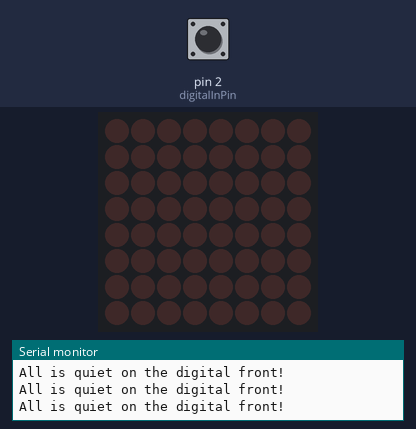
Simulated run of this sketch. Board: Arduino Uno, built with avr-gcc and run on an emulated ATmega328P. Parts: 8×8 LED matrix, the last lines printed to the serial monitor. Inputs (shaded band) come from the test bench; at power-on: pin 2 (digitalInPin) LOW.

Above: at 1.4 s.
1.5 s: pin 2 (digitalInPin) driven HIGH
At 1.86 s:
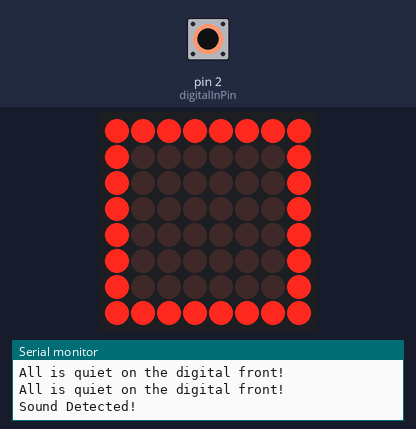
At 2.63 s:
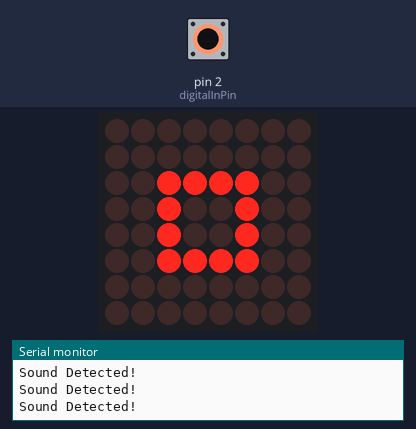
3.2 s: pin 2 (digitalInPin) driven LOW
4.7 s: pin 2 (digitalInPin) pulsed HIGH 2 times (0.12 s each, 0.3 s apart)
At 4.8 s:
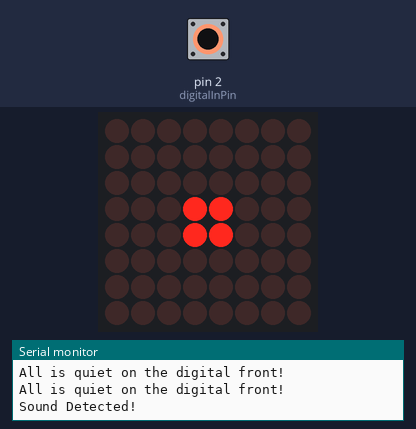
Timing chart, 0 to 7.7 s (numbered marks = the images above; inputs shaded):
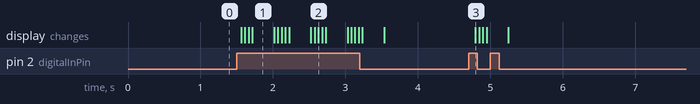

The sketch:

Program05.ino
```cpp
#include "LedControl.h"

const int digitalInPin = 2;
LedControl lc = LedControl(12,11,10,1);
int delaytime = 50;

void setup()
{
  Serial.begin(9600);
  pinMode(digitalInPin, INPUT);
  lc.shutdown(0,false);
  lc.setIntensity(0,8);
  lc.clearDisplay(0);
}

void loop()
{
  int sensorValue = digitalRead(digitalInPin);
  byte pattern0[8]={B00000000,B00000000,B00000000,B00000000,B00000000,B00000000,B00000000,B00000000};
  byte pattern1[8]={B00000000,B00000000,B00000000,B00011000,B00011000,B00000000,B00000000,B00000000};
  byte pattern2[8]={B00000000,B00000000,B00111100,B00100100,B00100100,B00111100,B00000000,B00000000};
  byte pattern3[8]={B00000000,B01111110,B01000010,B01000010,B01000010,B01000010,B01111110,B00000000};
  byte pattern4[8]={B11111111,B10000001,B10000001,B10000001,B10000001,B10000001,B10000001,B11111111};

  if(sensorValue == HIGH)
  {
    Serial.println("Sound Detected!");
    lc.setRow(0,0,pattern0[0]);
    lc.setRow(0,1,pattern0[1]);
    lc.setRow(0,2,pattern0[2]);
    lc.setRow(0,3,pattern0[3]);
    lc.setRow(0,4,pattern0[4]);
    lc.setRow(0,5,pattern0[5]);
    lc.setRow(0,6,pattern0[6]);
    lc.setRow(0,7,pattern0[7]);
    delay(delaytime);
    lc.setRow(0,0,pattern1[0]);
    lc.setRow(0,1,pattern1[1]);
    lc.setRow(0,2,pattern1[2]);
    lc.setRow(0,3,pattern1[3]);
    lc.setRow(0,4,pattern1[4]);
    lc.setRow(0,5,pattern1[5]);
    lc.setRow(0,6,pattern1[6]);
    lc.setRow(0,7,pattern1[7]);
    delay(delaytime);
    lc.setRow(0,0,pattern2[0]);
    lc.setRow(0,1,pattern2[1]);
    lc.setRow(0,2,pattern2[2]);
    lc.setRow(0,3,pattern2[3]);
    lc.setRow(0,4,pattern2[4]);
    lc.setRow(0,5,pattern2[5]);
    lc.setRow(0,6,pattern2[6]);
    lc.setRow(0,7,pattern2[7]);
    delay(delaytime);
    lc.setRow(0,0,pattern3[0]);
    lc.setRow(0,1,pattern3[1]);
    lc.setRow(0,2,pattern3[2]);
    lc.setRow(0,3,pattern3[3]);
    lc.setRow(0,4,pattern3[4]);
    lc.setRow(0,5,pattern3[5]);
    lc.setRow(0,6,pattern3[6]);
    lc.setRow(0,7,pattern3[7]);
    delay(delaytime);
    lc.setRow(0,0,pattern4[0]);
    lc.setRow(0,1,pattern4[1]);
    lc.setRow(0,2,pattern4[2]);
    lc.setRow(0,3,pattern4[3]);
    lc.setRow(0,4,pattern4[4]);
    lc.setRow(0,5,pattern4[5]);
    lc.setRow(0,6,pattern4[6]);
    lc.setRow(0,7,pattern4[7]);
    delay(delaytime);
  }
  else
  {
    Serial.println("All is quiet on the digital front!");
    lc.setRow(0,0,pattern0[0]);
    lc.setRow(0,1,pattern0[1]);
    lc.setRow(0,2,pattern0[2]);
    lc.setRow(0,3,pattern0[3]);
    lc.setRow(0,4,pattern0[4]);
    lc.setRow(0,5,pattern0[5]);
    lc.setRow(0,6,pattern0[6]);
    lc.setRow(0,7,pattern0[7]);
    delay(delaytime);
  }

  delay(250);
}
```

Measured:
- after the input at 1.5 s, the display: first changes after 0.06 s (image 1 shows a later state)
- after the input at 4.7 s, the display: changes after 0.09 s (image 3)
